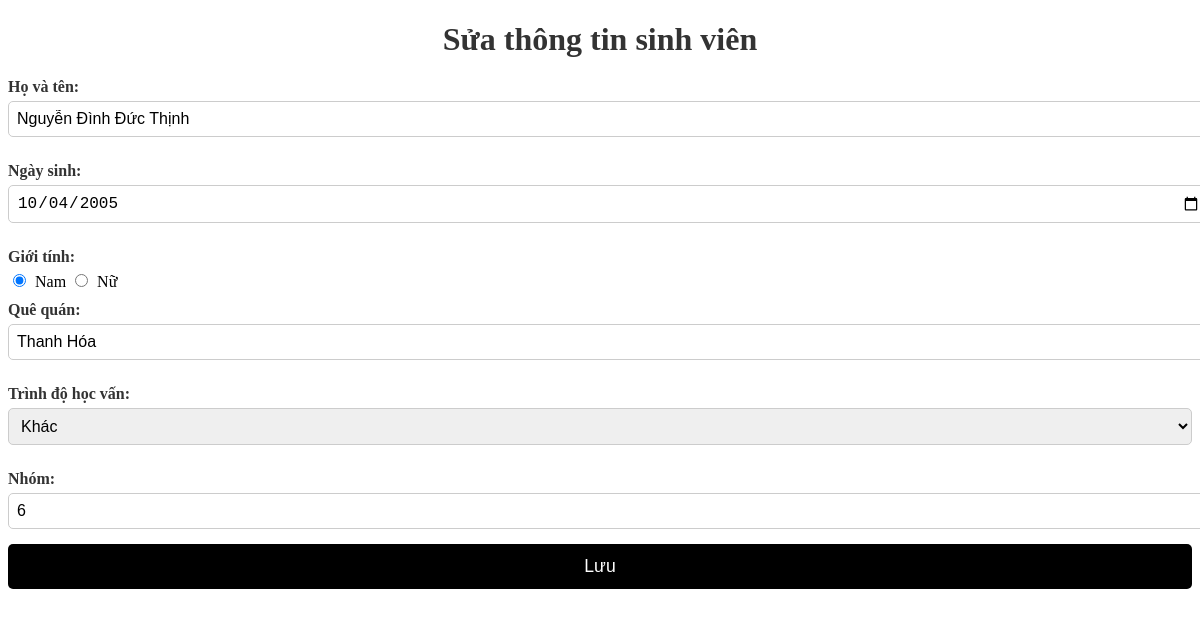
The app's page /chinhsua.php?id=3 with its own data.
### tables this page shows
CREATE TABLE `table_students` (
  `id` int(11) NOT NULL,
  `fullname` varchar(255) NOT NULL,
  `dob` date NOT NULL,
  `gender` int(11) NOT NULL,
  `hometown` varchar(255) NOT NULL,
  `level` int(11) NOT NULL,
  `group` int(11) NOT NULL
);

### chinhsua.php (the view, shortened to what this page needs)
<?php
include 'connect.php';
$id = $_GET['id'];
$sql = "SELECT * FROM table_students WHERE id = $id";
$result = $conn->query($sql);
if ($result->num_rows > 0) {
    $student = $result->fetch_assoc();
} else {
    echo "Không tìm thấy sinh viên!";
    exit;
}
?>
<!DOCTYPE html>
<html>
<head>
   <link rel="stylesheet" href="chinhsua.css">
</head>
<body>
    <h1>Sửa thông tin sinh viên</h1>
    <form method="POST">
        <label>Họ và tên:</label>
        <input type="text" name="fullname" value="<?= $student['fullname'] ?>" required><br>
        <label>Ngày sinh:</label>
        <input type="date" name="dob" value="<?= date('Y-m-d', strtotime($student['dob'])) ?>" required><br>
        <label>Giới tính:</label>
        <input type="radio" name="gender" value="1" <?= $student['gender'] == 1 ? 'checked' : '' ?>> Nam
        <input type="radio" name="gender" value="0" <?= $student['gender'] == 0 ? 'checked' : '' ?>> Nữ<br>
        <label>Quê quán:</label>
        <input type="text" name="hometown" value="<?= $student['hometown'] ?>" required><br>
        <label>Trình độ học vấn:</label>
        <select name="level" required>
            <option value="3" <?= $student['level'] == 3 ? 'selected' : '' ?>>Khác</option>
        </select><br>
        <label>Nhóm:</label>
        <input type="number" name="group" value="<?= $student['group'] ?>" required><br>
        <button type="submit">Lưu</button>
    </form>
</body>
</html>

### chinhsua.css (style rules this page uses)
h1 { text-align: center; font-size: 2rem; margin-bottom: 20px; color: #333; }
label { display: block; margin: 10px 0 5px; font-weight: bold; color: #333; }
input[type="text"], input[type="date"], input[type="number"], select { width: 100%; padding: 8px; border: 1px solid #ccc; border-radius: 5px; margin-bottom: 15px; font-size: 1rem; }
input[type="radio"] { margin-right: 5px; }
button { width: 100%; padding: 12px; background: #000; color: #fff; border: none; border-radius: 5px; font-size: 1.1rem; cursor: pointer; transition: background 0.3s ease; }

### records on screen
table_students: fullname "Nguyễn Đình Đức Thịnh", dob "10/04/2005", gender "☑", hometown "Thanh Hóa", level "Khác", group "6"
